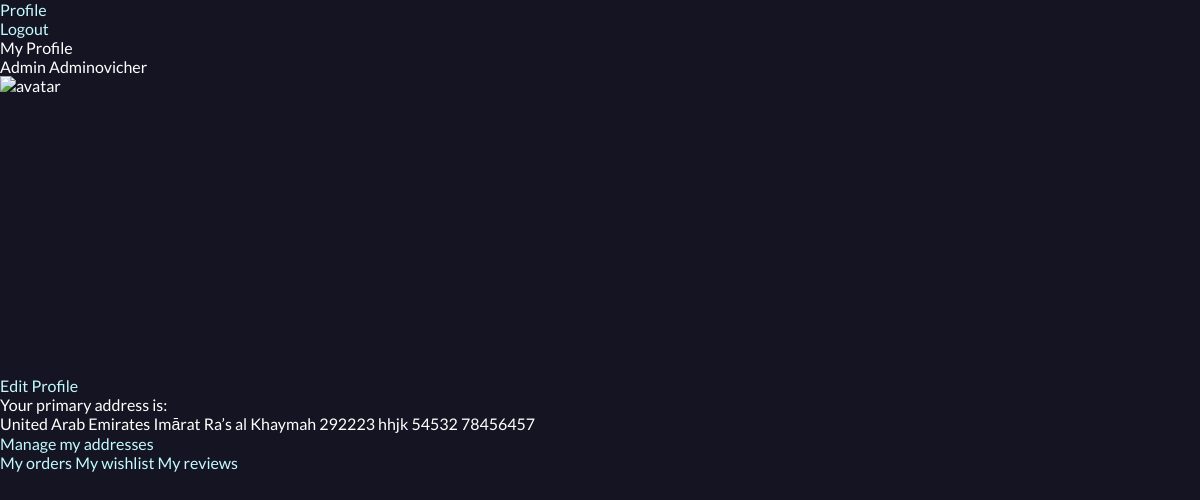
The page /profiles/admin/ (signed in) on the database its author committed.
### profiles/models.py (models this page shows, shortened)
class Profile(models.Model):
    user = models.OneToOneField(
        User,
        on_delete=models.CASCADE,
        related_name='profile',
        verbose_name='User',
        help_text=(
            'format: required, unique=True'
        )
    )
    first_name = models.CharField(
        max_length=50,
        blank=True,
        null=True,
        verbose_name='First name',
        help_text=(
            'format: not required, max_length=50'
        )
    )
    last_name = models.CharField(
        max_length=50,
        blank=True,
        null=True,
        verbose_name='Last name',
        help_text=(
            'format: not required, max_length=50'
        )
    )
    birthday = models.DateField(
        blank=True,
        null=True,
        verbose_name='Birthday',
        help_text=(
            'format: not required'
        )
    )
    avatar = CloudinaryField(
        'avatar',
        folder='avatars',
        blank=True,
        null=True,
    )
    subscription = models.BooleanField(
        default=False,
        verbose_name='Subscription',
        help_text=(
            'format: not required'
        )
    )
    role = models.ForeignKey(
        Role,
        on_delete=models.SET_NULL,
        null=True,
        default=1,
        verbose_name='Role',
        help_text=(
            'format: not required'
        )
    )
    created_at = models.DateTimeField(
        auto_now_add=True,
        verbose_name='Created at',
    )
    updated_at = models.DateTimeField(
        auto_now=True,
        verbose_name='Updated at',
    )

class Address(models.Model):
    user = models.ForeignKey(
        User,
        on_delete=models.CASCADE,
        related_name='addresses',
        verbose_name='User',
        help_text=(
            'format: required'
        )
    )
    country = models.CharField(
        max_length=50,
        blank=False,
        null=False,
        verbose_name='Country',
        help_text=(
            'format: required, max_length=50'
        )
    )
    county_region = models.CharField(
        max_length=50,
        blank=False,
        null=False,
        verbose_name='County/region',
        help_text=(
            'format: required, max_length=50'
        )
    )
    city = models.CharField(
        max_length=50,
        blank=False,
        null=False,
        verbose_name='City',
        help_text=(
            'format: required, max_length=50'
        )
    )
    address_line = models.CharField(
        max_length=150,
        blank=False,
        null=False,
        verbose_name='Address line',
        help_text=(
            'format: required, max_length=150'
        )
    )
    zip_code = models.CharField(
        max_length=10,
        blank=False,
        null=False,
        verbose_name='Zip code',
        help_text=(
            'format: required, max_length=10'
        )
    )
    phone_number = models.CharField(
        max_length=15,
        blank=False,
        null=False,
        verbose_name='Phone',
        help_text=(
            'format: required, max_length=15'
        )
    )
    is_primary = models.BooleanField(
        default=False,
        verbose_name='Is primary',
        help_text=(
            'format: not required'
        )
    )
    created_at = models.DateTimeField(
        auto_now_add=True,
        verbose_name='Created at',
    )
    updated_at = models.DateTimeField(
        auto_now=True,
        verbose_name='Updated at',
    )

### profiles/views.py (the view)
class UserProfileView(View):
    def get(self, request, *args, **kwargs):
        if request.user.is_authenticated:
            my_profile = get_object_or_404(
                Profile,
                user=request.user
            )
            my_addresses = Address.objects.filter(
                user=request.user
            )
            primary_address = Address.objects.filter(
                user=request.user,
                is_primary=True
            )
            context = {
                'my_profile': my_profile,
                'my_addresses': my_addresses,
                'primary_address': primary_address
            }
            return render(
                request,
                'profiles/my_profile.html',
                context
            )
        else:
            return render(
                request,
                'account/login.html'
            )

### profiles/templates/profiles/my_profile.html
{% extends 'base.html' %}
{% load static %}
{% block content %}
  My Profile
  <div>{{ my_profile.first_name }} {{ my_profile.last_name }}</div>
  {% if user.profile.avatar %}
    <img src="{{ user.profile.avatar.url }}" alt="avatar" class="avatar">
  {% else %}
    <img src="{% static 'images/default_avatar.svg' %}" alt="avatar" class="avatar">
  {% endif %}
  <div>
    <a href="{% url 'edit_profile' user=request.user %}" aria-label="Go to Edit My Profile Page">Edit Profile</a>
  </div>
  <div>
    {% if my_addresses %}
      {% if primary_address %}
        Your primary address is:
        <div>
        {% for address in primary_address %}
          {{ address.country }}
          {{ address.county_region }}
          {{ address.city }}
          {{ address.address_line }}
          {{ address.zip_code }}
          {{ address.phone_number }}
        {% endfor %}
        </div>
      {% else %}
        You haven't added the primary address
      {% endif %}
      <div>
        <a href="{% url 'my_addresses' user=request.user %}" aria-label="Go to Manage My Addresses Page">Manage my addresses</a>
      </div>
    {% else %}
      <div>No addresses found</div>
      <div>
        <a href="{% url 'add_address' user=request.user %}" aria-label="Go to Add Address Page">Add address</a>
      </div>
    {% endif %}
  </div>
  <a href="#" aria-label="Go to My Orders Page">My orders</a>
  <a href="#" aria-label="Go to My Wishlist Page">My wishlist</a>
  <a href="#" aria-label="Go to My reviews Page">My reviews</a>
{% endblock %}

### static/css/base.css (style rules this page uses)
:root { --clr-bg--100: #1100ff; --clr-bg--300: #050048; --clr-bg--500: #06032e; --clr-bg--700: #3d2f6d91; --clr-bg--800: #28253291; --clr-bg--900: #151422; --clr-accent--300: #c3faff; --clr-accent--500: #95f2fa; --clr-accent--700: #22e0f0; --clr-accent--800: #45baff; --clr-accent--900: #7119f9; --clr-text--100: #ffffff; --clr-text--300: #898989; --clr-text--500: #363636; --clr-text--900: #191919; --clr-btn--700: #2d698c; --clr-btn--800: #666666; --clr-btn--900: #42286a; --fs: calc(60% + 0.8vmin); --ff-primary: 'Lato', sans-serif; --br: 0.5em; --br-buttons: 0.2em; }
*, *::before, *::after { margin: 0; padding: 0; box-sizing: border-box; }
html { scroll-behavior: smooth; font-size: var(--fs); font-family: var(--ff-primary); background-color: var(--clr-bg--900); color: var(--clr-text--100); }
body, h1, h2, p { margin: 0; padding: 0; }
a { text-decoration: none; cursor: pointer; color: var(--clr-accent--300); }
img { display: block; width: 100%; object-fit: contain; }
img { width: 300px; height: 300px; }

### rows shown on the page
Profile: first_name "Admin", last_name "Adminovicher"
Address: country "United Arab Emirates", county_region "Imārat Ra’s al Khaymah", city "292223", address_line "hhjk", zip_code "54532", phone_number "78456457"
